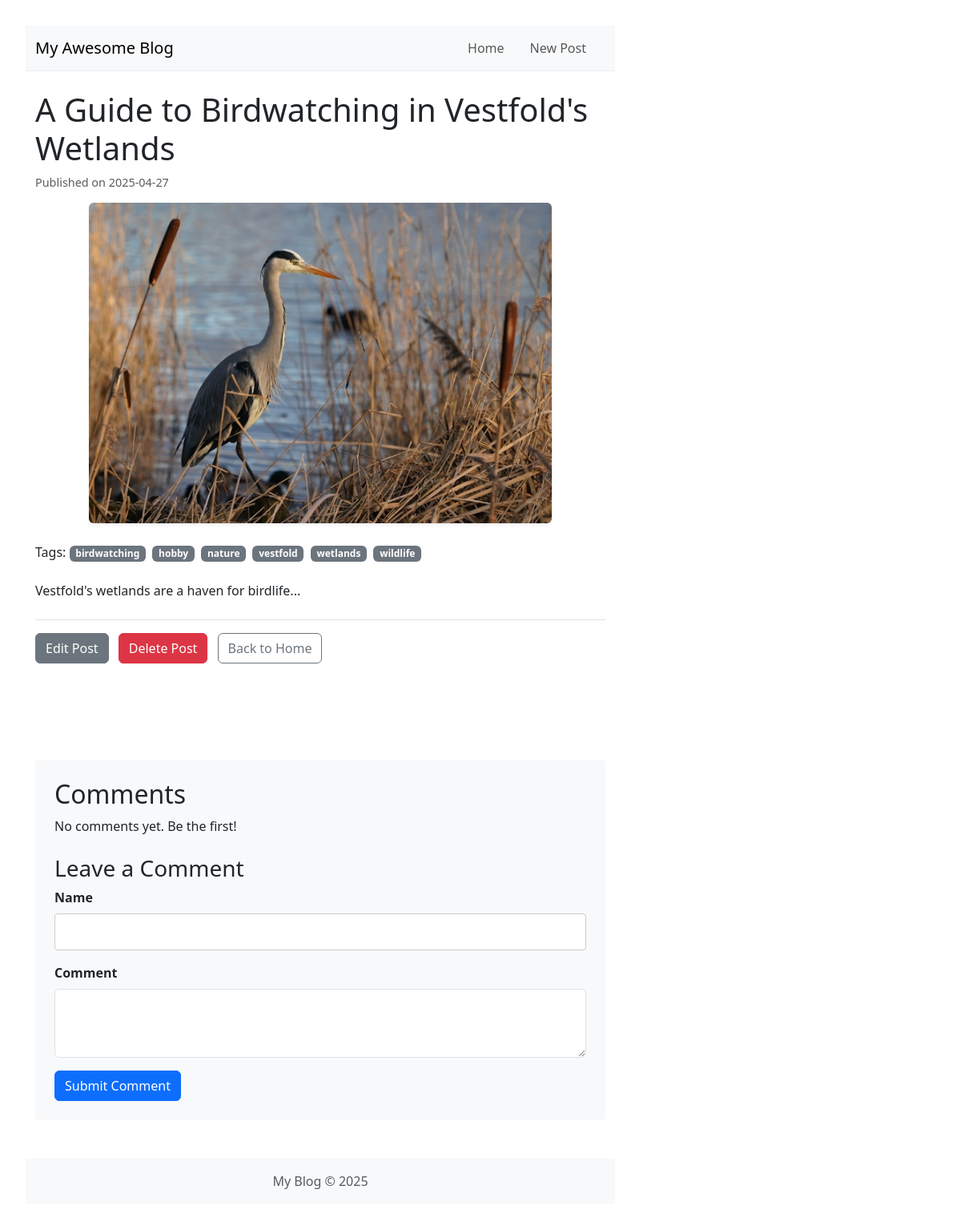
Page /post/24 on the committed database.
### tables this page shows
CREATE TABLE posts (
    id INTEGER PRIMARY KEY AUTOINCREMENT, -- Unique identifier for each post
    title TEXT NOT NULL,                  -- Title of the blog post
    content TEXT NOT NULL,                -- Main body/content of the post
    published_date TIMESTAMP NOT NULL DEFAULT CURRENT_TIMESTAMP, -- When the post was created/published
    image_filename TEXt NULL               -- images 
);

CREATE TABLE tags (
    id INTEGER PRIMARY KEY AUTOINCREMENT, -- Unique identifier for each tag
    name TEXT NOT NULL UNIQUE             -- Name of the tag (must be unique)
);

### app.py (the view, shortened to what this page needs)
@app.route('/post/<int:post_id>', methods=('GET', 'POST'))
def post(post_id):
    post_data = db.get_post_by_id(post_id)
    if post_data is None:
        abort(404)
    tags_data = db.get_tags_for_post(post_id)
    comments_data = db.get_comments_for_post(post_id)
    return render_template('post.html',
                           post=post_data,
                           tags=tags_data,
                           comments=comments_data)

### app.py (called while the page is built)
@app.context_processor
def inject_now():
    return {'now': datetime.datetime.now(timezone.utc)}

### db.py (called while the page is built)
def get_db():
    if 'db' not in g:
        db_path = current_app.config.get('DATABASE', DEFAULT_DATABASE_PATH)
        try:
            g.db = sqlite3.connect(
                db_path,
                detect_types=sqlite3.PARSE_DECLTYPES | sqlite3.PARSE_COLNAMES
            )
            g.db.row_factory = sqlite3.Row # Keep using Row factory
        except sqlite3.Error as e:
            current_app.logger.error(f"Database connection failed for {db_path}: {e}")
            raise e # Or handle more gracefully
    return g.db

def get_post_by_id(post_id):
    conn = get_db()
    try:
        post = conn.execute(
            "SELECT id, title, content, published_date, image_filename FROM posts WHERE id = ?", (post_id,)
        ).fetchone()
        return post # Returns None if not found, which is expected
    except sqlite3.Error as e:
        current_app.logger.error(f"DB error in get_post_by_id for post {post_id}: {e}")
        return None

def get_tags_for_post(post_id):
    conn = get_db()
    try:
        tags = conn.execute("""
            SELECT t.id, t.name
            FROM tags t
            JOIN post_tags pt ON t.id = pt.tag_id
            WHERE pt.post_id = ?
            ORDER BY t.name
        """, (post_id,)).fetchall()
        return tags
    except sqlite3.Error as e:
        current_app.logger.error(f"DB error in get_tags_for_post for post {post_id}: {e}")
        return []

def get_comments_for_post(post_id):
    conn = get_db()
    try:
        comments = conn.execute("""
            SELECT id, author, content, published_date
            FROM comments
            WHERE post_id = ?
            ORDER BY published_date ASC
        """, (post_id,)).fetchall()
        return comments
    except sqlite3.Error as e:
        current_app.logger.error(f"DB error in get_comments_for_post for post {post_id}: {e}")
        return []

### templates/post.html
{% extends 'base.html' %} {% block title %}{{ post.title }}{% endblock %} {%
block content %}
<article class="post-full mb-5">
  <h1>{{ post.title }}</h1>
  <p class="post-meta text-muted">
    Published on {{ post.published_date.strftime('%Y-%m-%d') }}
  </p>
  {% if post.image_filename %}
  <div class="post-image-full mb-4 text-center">
    <img
      src="{{ url_for('static', filename=post.image_filename) }}"
      alt="{{ post.title }}"
      class="img-fluid rounded shadow-sm"
      style="max-height: 400px"
    />
  </div>
  {% endif %}
  {% if tags %}
  <p class="post-tags mb-3">
    Tags: {% for tag in tags %}
    <a
      href="{{ url_for('posts_by_tag', tag_name=tag.name) }}"
      class="badge bg-secondary text-decoration-none me-1"
      >{{ tag.name }}</a
    >
    {% endfor %}
  </p>
  {% endif %}
  <div class="post-content mt-4 mb-4">
      {{ post.content
    | safe }}
  </div>
  <div class="post-actions mt-4 mb-5 border-top pt-3">
    <a
      href="{{ url_for('edit_post', post_id=post.id) }}"
      class="btn btn-secondary me-2"
      >Edit Post</a
    >
    <form
      action="{{ url_for('delete_post_route', post_id=post.id) }}"
      method="post"
      style="display: inline"
      onsubmit="return confirm('Are you sure you want to delete this post?');"
    >
      <button type="submit" class="btn btn-danger">Delete Post</button>
    </form>
    <a href="{{ url_for('index') }}" class="btn btn-outline-secondary ms-2"
      >Back to Home</a
    >
  </div>
</article>
<section class="comments mt-5">
  <h2>Comments</h2>
  {% if comments %} {% for comment in comments %}
  <div class="comment mb-3 p-3 border rounded bg-light shadow-sm">
    <p class="mb-1">
      <strong>{{ comment.author }}</strong>
      <span class="text-muted small ms-2"
        >{{ comment.published_date.strftime('%Y-%m-%d %H:%M') }}</span
      >
    </p>
    <p class="mb-0">{{ comment.content }}</p>
  </div>
  {% endfor %} {% else %}
  <p>No comments yet. Be the first!</p>
  {% endif %}
  <h3 class="mt-4">Leave a Comment</h3>
  <form method="post">
    <div class="mb-3">
      <label for="author" class="form-label">Name</label>
      <input
        type="text"
        class="form-control"
        id="author"
        name="author"
        required
      />
    </div>
    <div class="mb-3">
      <label for="content" class="form-label">Comment</label>
      <textarea
        class="form-control"
        id="content"
        name="content"
        rows="3"
        required
      ></textarea>
    </div>
    <button type="submit" class="btn btn-primary">Submit Comment</button>
  </form>
</section>
{% endblock %}

### static/style.css (style rules this page uses)
body { font-family: -apple-system, BlinkMacSystemFont, "Segoe UI", Roboto, "Helvetica Neue", Arial, sans-serif; line-height: 1.6; margin: 0 auto; max-width: 800px; padding: 2em; color: #333; background-color: #fdfdfd; }
h1, h2 { color: #2a2a2a; margin-bottom: 0.5em; }
h1 { font-size: 2.5em; }
h2 { font-size: 1.8em; }
h3 { font-size: 1.4em; margin-top: 1.5em; }
article { border-bottom: 1px solid #eee; padding-bottom: 1.5em; margin-bottom: 1.5em; }
article:last-of-type { border-bottom: none; }
.post-meta { color: #666; font-size: 0.9em; margin-bottom: 1em; }
.post-content { margin-top: 1em; }
.comments { margin-top: 2em; background-color: #f8f9fa; padding: 1.5em; border-radius: 5px; }
form div { margin-bottom: 1em; }
form label { display: block; margin-bottom: 0.3em; font-weight: bold; }
form input[type="text"], form textarea { width: 100%; padding: 10px; border: 1px solid #ccc; border-radius: 4px; box-sizing: border-box; }
form textarea { min-height: 100px; resize: vertical; }
form button { padding: 10px 15px; background-color: #28a745; color: white; border: none; border-radius: 4px; cursor: pointer; font-size: 1em; }

### rows in the picture
posts: title "A Guide to Birdwatching in Vestfold's Wetlands", published_date "2025-04-27", image_filename (picture), content "Vestfold's wetlands are a haven for birdlife..."
tags: name "birdwatching"
tags: name "hobby"
tags: name "nature"
tags: name "vestfold"
tags: name "wetlands"
tags: name "wildlife"
